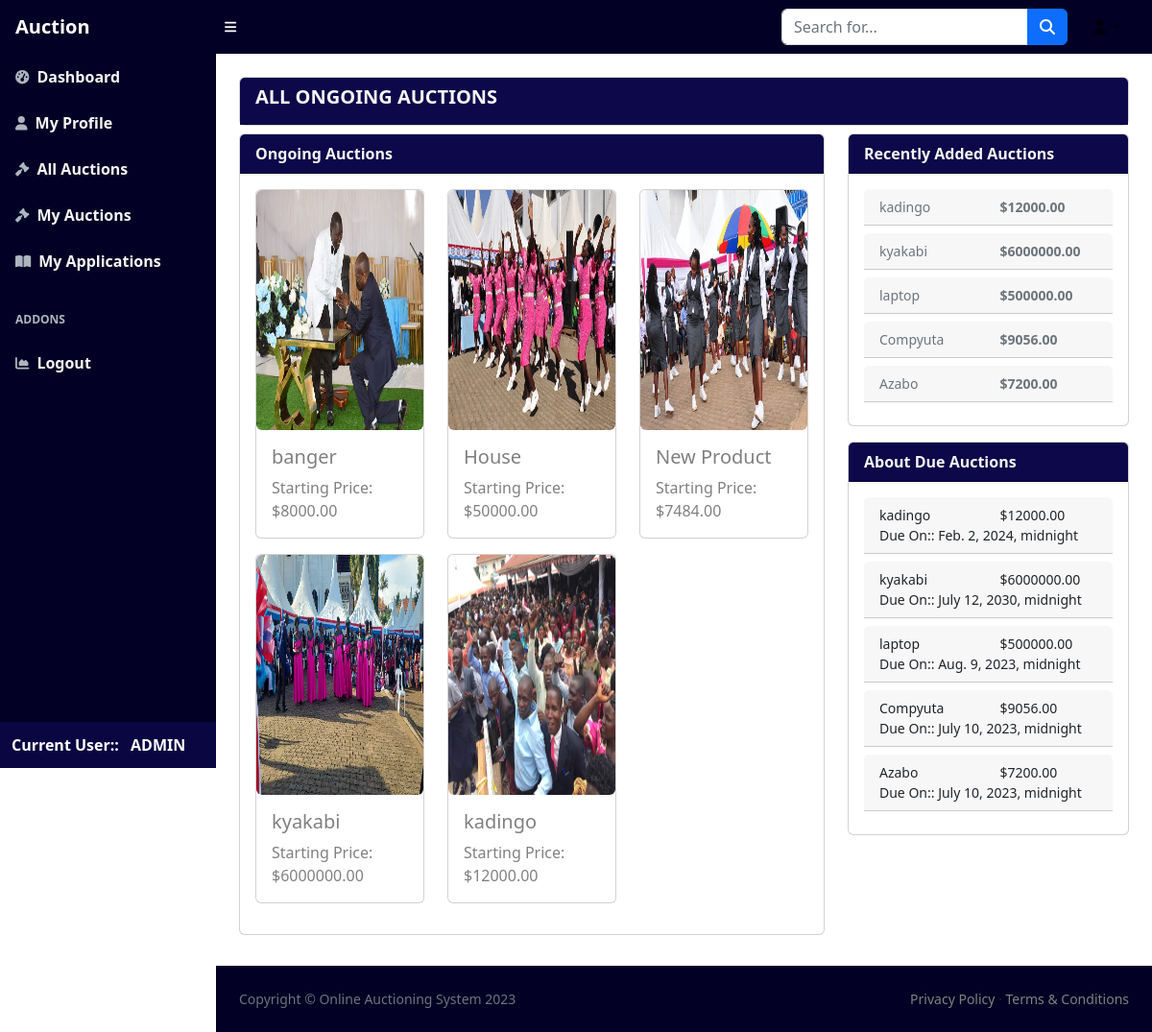
The app's page /all_auctions/ (signed in), older data.
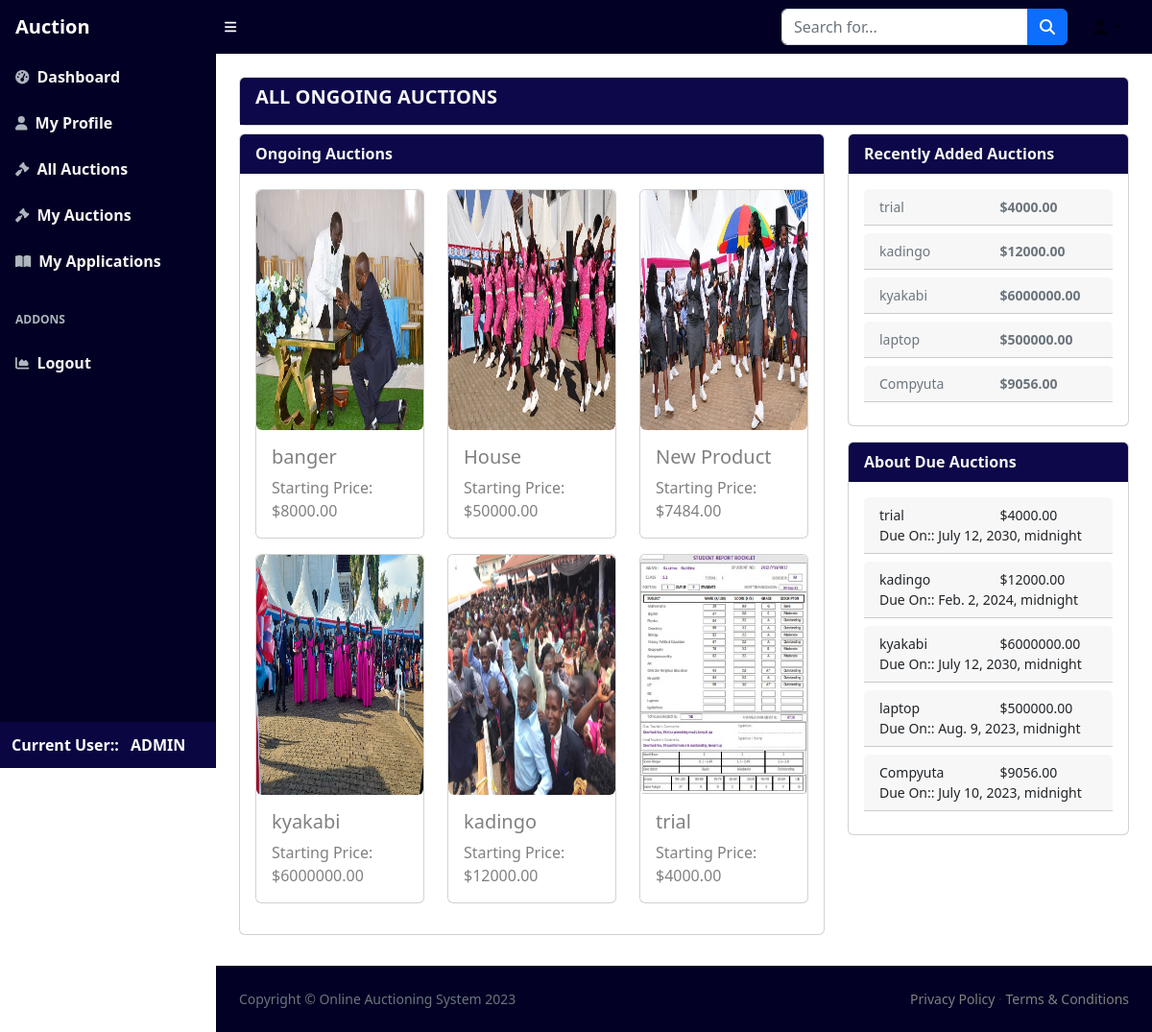
The same page, newer data.
### core/models.py (models this page shows, shortened)
class Product(models.Model):
    seller = models.ForeignKey(DjangoUser, on_delete=models.CASCADE, null=True)
    name = models.CharField(max_length=255, default="New Product")
    description = models.TextField(null=True)
    start_price = models.DecimalField(max_digits=10, decimal_places=2, default=0)
    end_time = models.DateTimeField(null=True)
    image = models.ImageField(upload_to='product_images/', null=True)

### core/views.py (the view)
# urls.py: path("all_auctions/", views.all_auctions, name="all_auctions"),
@login_required(login_url="login")
def all_auctions(request):
    all_products = models.Product.objects.all()
    recent_products = models.Product.objects.order_by('-id')[:5]
    current_time = timezone.now()
    ongoing_auctions = all_products.filter(end_time__gt=current_time)
    return render(request, "core/all_auctions.html", {
        "all_products": all_products,
        "recent_products": recent_products,
        "ongoing_auctions": ongoing_auctions,
    })

### templates/core/all_auctions.html (shortened to what this page needs)
{% extends 'base.html' %}
{%block body%}
<div class="container-fluid p-4">
    <div class="card">
        <div class="card-header bg-darkblue">
            <h5 style="color: whitesmoke;" class="fw-bold">ALL ONGOING AUCTIONS</h5>
        </div>
    </div>
    <div class="row my-2 gap-2 gap-md-0">
        <div class="col-md-8">
            <div class="card">
                <div class="card-header bg-darkblue">
                    <span style="color: whitesmoke;" class="fw-bold">Ongoing Auctions</span>
                </div>
                <div class="card-body">
                    <div class="row">
                        {% if ongoing_auctions %}
                        {% for product in ongoing_auctions %}
                        <div class="col-12 col-sm-6 col-md-4">
                            <div class="card mb-3">
                                <a href="{% url 'product_details' product.id %}">
                                    {% if product.image %}
                                    <img src="{{ product.image.url }}" alt="{{ product.name }}"
                                        class="card-img-top image-small image-medium image-large rounded">
                                    {% else %}
                                    <p>No image available</p>
                                    {% endif %}
                                    <div class="card-body">
                                        <h5 class="card-title">{{ product.name }}</h5>
                                        <p class="card-text">Starting Price: ${{ product.start_price }}</p>
                                    </div>
                                </a>
                            </div>
                        </div>
                        {% endfor %}
                        {% else %}
                        <p>Oooops!!! There are currently no ongoing auctions</p>
                        {% endif %}
                    </div>
                </div>
            </div>
        </div>
        <div class="col-md-4 sticky-form-container">
            <div class="card mb-3">
                <div class="card-header bg-darkblue">
                    <span style="color: whitesmoke;" class="fw-bold">Recently Added Auctions</span>
                </div>
                <div class="card-body">
                    <div class="row">
                        {% for product in recent_products %}
                        <div class="">
                            <div class="card-header mb-2">
                                <a href="{% url 'product_details' product.id %}">
                                    <div class="row small">
                                        <div class="col-6 text-secondary">{{ product.name }}</div>
                                        <div class="col-6 text-secondary fw-semibold">${{ product.start_price }}</div>
                                    </div>
                                </a>
                            </div>
                        </div>
                        {% endfor %}
                    </div>
                </div>
            </div>
            <div class="card">
                <div class="card-header bg-darkblue">
                    <span style="color: whitesmoke;" class="fw-bold">About Due Auctions</span>
                </div>
                <div class="card-body">
                    <div class="row">
                        {% for product in recent_products %}
                        <div class="">
                            <div class="card-header mb-2 small">
                                <div class="row">
                                    <div class="col-6">{{ product.name }}</div>
                                    <div class="col-6">${{ product.start_price }}</div>
                                </div>
                                <div>Due On:: <span>{{ product.end_time }}</span></div>
                            </div>
                        </div>
                        {% endfor %}
                    </div>
                </div>
            </div>
        </div>
    </div>
</div>
{% endblock body %}

Row changes from the older to the newer data that the page shows:
no longer on this page (row unchanged): Product: name "Azabo", start_price "7200.00", end_time "July 10, 2023, midnight"
added Product: image (picture), name "trial", start_price "4000.00", end_time "July 12, 2030, midnight"
